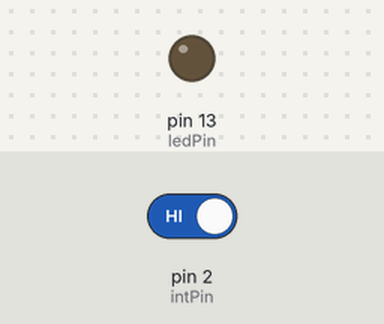
The sketch below on a simulated Arduino Uno, built for the host (arithmetic inside an expression is 32-bit, double 64-bit). On the bench: output pins drawn as LEDs (lit = HIGH). Inputs (shaded band) come from the test bench; at power-on: pin 2 (intPin) HIGH.

Above: at 1.2 s.
1.3 s: pin 2 (intPin) driven LOW
At 2.2 s:
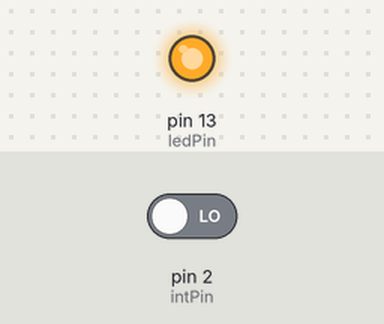
Timing chart, 0 to 4.3 s (numbered marks = the images above; inputs shaded):
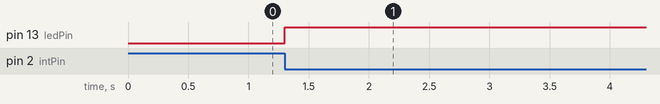

Measured:
- after the input at 1.3 s, pin 13 (ledPin): LOW → HIGH at once

The sketch:

wk17-1.ino
```cpp
const byte intPin=2;
const byte ledPin=13;
boolean state =LOW;

void setup() {
  // put your setup code here, to run once:
pinMode(ledPin,OUTPUT);
pinMode(intPin,INPUT);
digitalWrite(ledPin,state);
attachInterrupt(0,int0,LOW);
}

void loop() {
  // put your main code here, to run repeatedly:
digitalWrite(ledPin,state);
}
void int0(){
state=!state;
}
```
